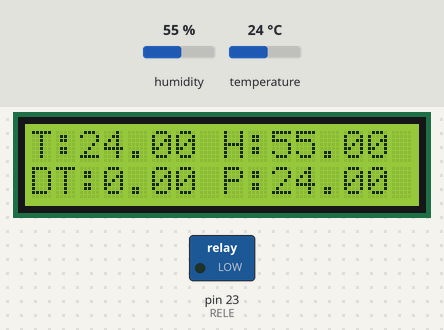
Simulated run of this sketch. Board: Arduino Mega 2560, built with avr-gcc and run on an emulated ATmega2560. On the bench: 16×2 character LCD, switched loads named in the sketch (green lamp = pin HIGH). The inputs (shaded band) are chosen by the test bench; at power-on: temperature 24 °C, humidity 55 %. What the sketch prints to the serial monitor is not drawn.

Above: at 1.6 s.
1.7 s: temperature set to 25.2 °C
At 4.5 s:
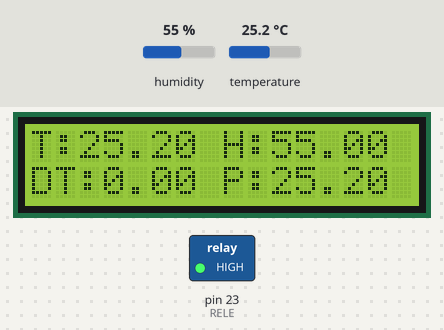
5.6 s: humidity set to 22 %
At 6.7 s:
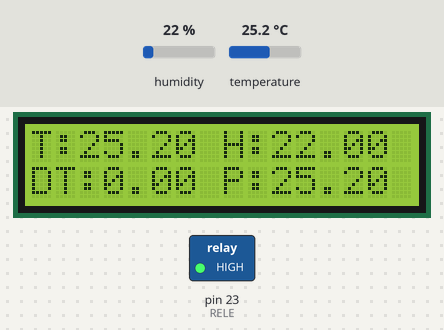
8.3 s: humidity set to 40 %
At 11.1 s:
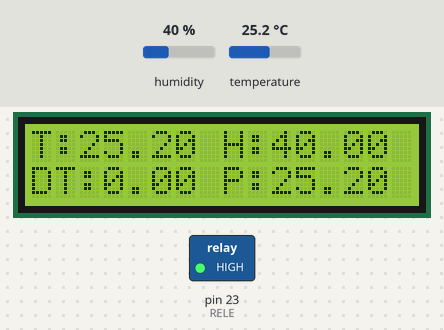
11.6 s: temperature set to 24.7 °C
At 15.6 s:
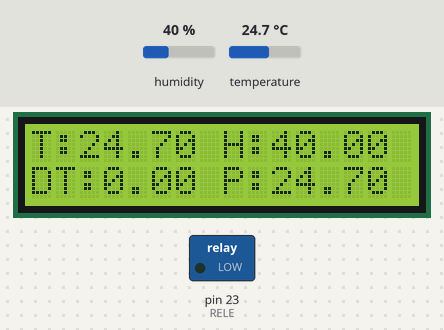
Timing chart, 0 to 16.7 s (numbered marks = the images above; inputs shaded):
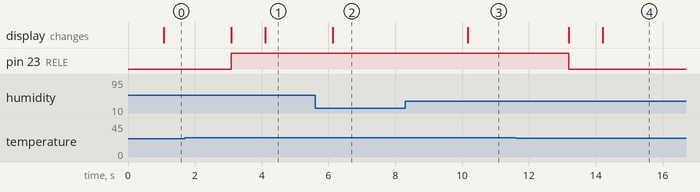

Measured:
- the behaviour switches between 24.4 and 24.5 °C on temperature (found by bisection; images 0 and 1)
- the behaviour switches between 25.2 and 25.1 °C on temperature (found by bisection; images 3 and 4)
- after the input at 1.7 s, pin 23 (RELE): LOW → HIGH after 1.4 s; the display: first changes after 1.4 s (image 1 shows a later state)
- after the input at 5.6 s, the display: changes after 0.53 s (image 2)
- after the input at 8.3 s, the display: changes after 1.9 s (image 3)
- after the input at 11.6 s, pin 23 (RELE): HIGH → LOW after 1.6 s; the display: first changes after 1.6 s (image 4 shows a later state)

The sketch:

Controller_OnOff_02.ino
```cpp
#include<DHT.h>
#include<DHT_U.h>
#include <LiquidCrystal.h>
// Supply
const int RELE = 23;

// DHT22 Temperature and humidity
int SENSOR = 22;
float TEMPERATURA;
float HUMEDAD;
DHT dht(SENSOR, DHT22);

// Parameters
float fixed = 37.5;
float uncertain = 0.01;

//DT
float DT;

//Statistics variables
int n = 10;
int ts = 100;
float Pred;
int aj = 30;

// LCD 16x2 (módulo) con A0 para botones
const int rs = 8, en = 9, d4 = 4, d5 = 5, d6 = 6, d7 = 7;
LiquidCrystal lcd(rs, en, d4, d5, d6, d7);

void setup() {
  dht.begin();
  lcd.begin(16,2);
  lcd.clear();
  Serial.begin(9600);
  pinMode(RELE,OUTPUT);
  digitalWrite(RELE,LOW);
  Pred = dht.readTemperature();
}

void loop() {
  // Reescribir
  //Serial.println(Pred);
  //lcd.clear();
  lcd.setCursor(0,0);
  //Pred = 0;
  DT = 0;
  // Muestreo promedio
  for (int i=0; i<n; i++){
    //Getting temperature value
    TEMPERATURA = dht.readTemperature();
    DT = DT + TEMPERATURA;
    delay(ts);
  }
  TEMPERATURA = DT / n ;
  Serial.print(TEMPERATURA);
  Serial.print(",");
  lcd.print("T:"+String(TEMPERATURA));
  DT = TEMPERATURA - Pred;
  // Getting humidity value
  HUMEDAD = dht.readHumidity();
  Serial.print(HUMEDAD);
  Serial.print(",");
  lcd.print(" H:"+String(HUMEDAD));
  Pred = aj*DT + TEMPERATURA;
  lcd.setCursor(0,1);
  Serial.print(DT);
  Serial.print(",");
  lcd.print("DT:"+String(DT));
  Serial.println(Pred);
  //Serial.print(",");
  lcd.print(" P:"+String(Pred));
  if(Pred < fixed*(1-uncertain) & DT<0){
    digitalWrite(RELE,LOW);
  }
  if(Pred > fixed*(1+uncertain) & DT>0){
    digitalWrite(RELE,HIGH);
    }
  Pred = TEMPERATURA;
}
```
